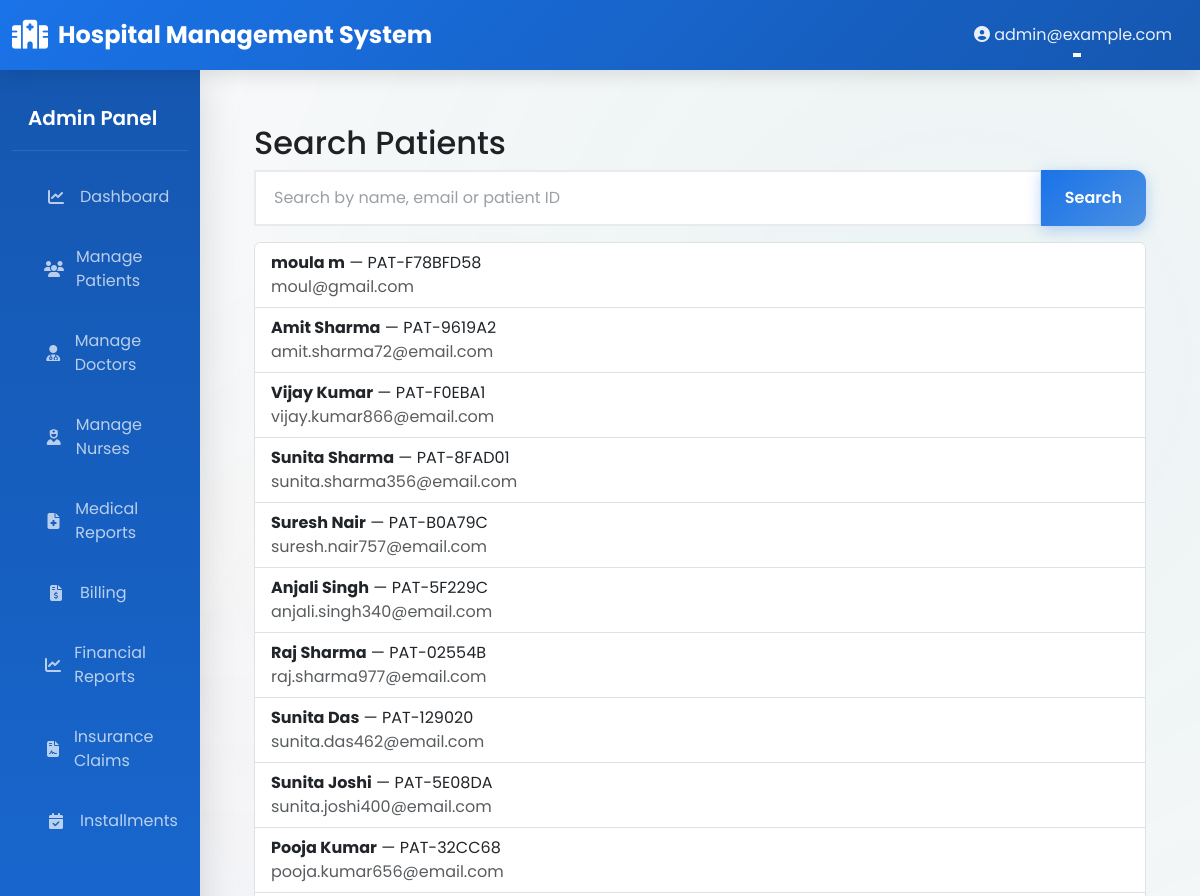
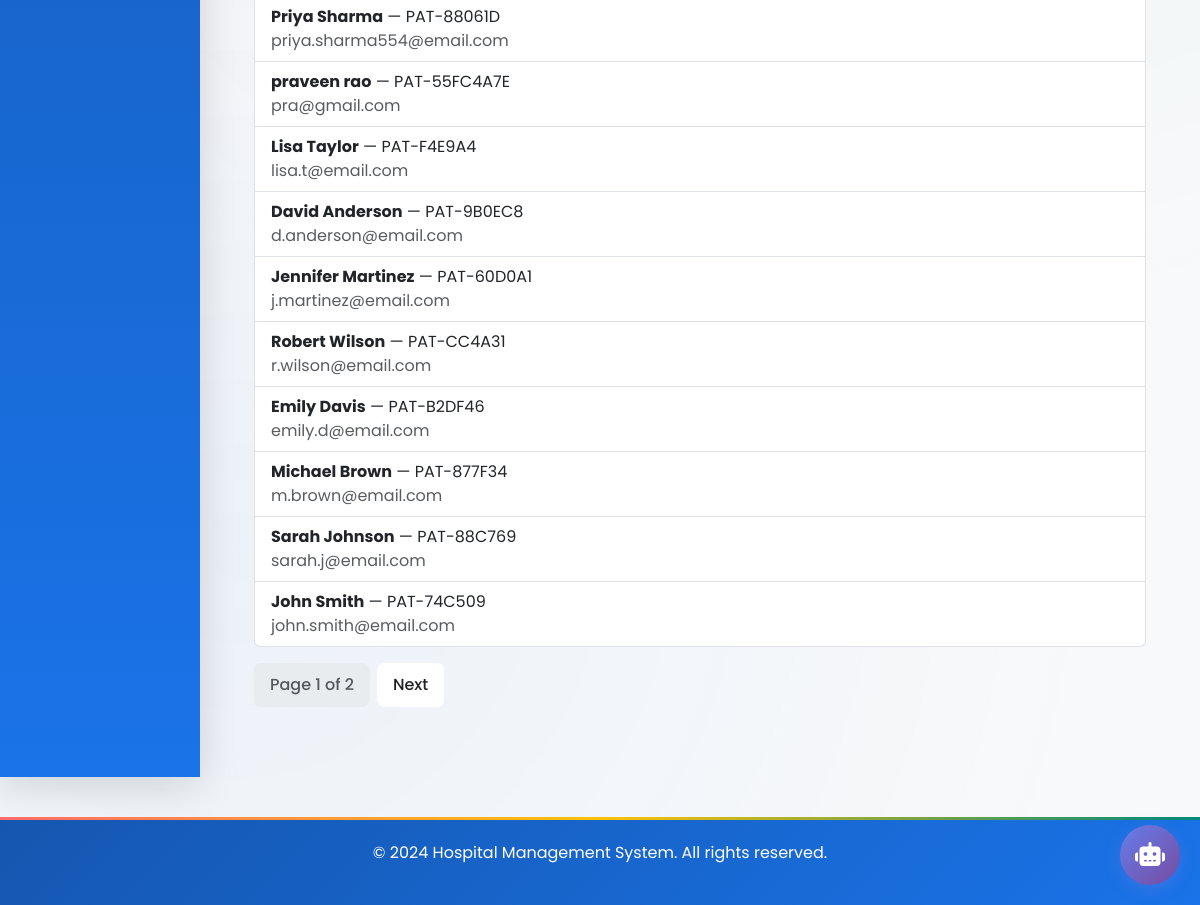
The app's page /reception/search-patient/ (signed in) with its own data (2 pictures, top to bottom).
### accounts/models.py (models this page shows, shortened)
class CustomUser(AbstractUser):
    ROLE_CHOICES = (
        ('ADMIN', 'Administrator'),
        ('DOCTOR', 'Doctor'),
        ('NURSE', 'Nurse'),
        ('PHARMACIST', 'Pharmacist'),
        ('RECEPTIONIST', 'Receptionist'),
        ('PATIENT', 'Patient'),
    )
    role = models.CharField(max_length=20, choices=ROLE_CHOICES, default='PATIENT')
    phone = models.CharField(max_length=20, blank=True, null=True)
    address = models.TextField(blank=True, null=True)
    city = models.CharField(max_length=100, blank=True, null=True)
    state = models.CharField(max_length=100, blank=True, null=True)
    profile_picture = models.ImageField(upload_to='profile_pictures/', blank=True, null=True)
    created_at = models.DateTimeField(auto_now_add=True)
    updated_at = models.DateTimeField(auto_now=True)
    is_active_user = models.BooleanField(default=True)
    class Meta:
        ordering = ['-created_at']
        indexes = [
            models.Index(fields=['role']),
            models.Index(fields=['email']),
        ]

class Patient(models.Model):
    BLOOD_GROUP_CHOICES = (
        ('A+', 'A+'),
        ('A-', 'A-'),
        ('B+', 'B+'),
        ('B-', 'B-'),
        ('AB+', 'AB+'),
        ('AB-', 'AB-'),
        ('O+', 'O+'),
        ('O-', 'O-'),
    )
    GENDER_CHOICES = (
        ('M', 'Male'),
        ('F', 'Female'),
        ('O', 'Other'),
    )
    STATUS_CHOICES = (
        ('ADMITTED', 'Admitted'),
        ('DISCHARGED', 'Discharged'),
        ('OUTPATIENT', 'Outpatient'),
    )
    user = models.OneToOneField(CustomUser, on_delete=models.CASCADE, related_name='patient_profile')
    patient_id = models.CharField(max_length=50, unique=True)
    date_of_birth = models.DateField()
    gender = models.CharField(max_length=1, choices=GENDER_CHOICES)
    blood_group = models.CharField(max_length=5, choices=BLOOD_GROUP_CHOICES, blank=True, null=True)
    emergency_contact = models.CharField(max_length=20)
    emergency_contact_name = models.CharField(max_length=100)
    allergies = models.TextField(blank=True, null=True)
    medical_history = models.TextField(blank=True, null=True)
    assigned_doctor = models.ForeignKey(Doctor, on_delete=models.SET_NULL, null=True, blank=True,
                                        related_name='patients')
    assigned_nurse = models.ForeignKey(Nurse, on_delete=models.SET_NULL, null=True, blank=True,
                                       related_name='patients')
    admission_status = models.CharField(max_length=20, choices=STATUS_CHOICES, default='OUTPATIENT')
    admission_date = models.DateTimeField(null=True, blank=True)
    discharge_date = models.DateTimeField(null=True, blank=True)
    discharge_summary = models.TextField(blank=True, null=True)
    created_at = models.DateTimeField(auto_now_add=True)
    updated_at = models.DateTimeField(auto_now=True)
    class Meta:
        ordering = ['-created_at']
        indexes = [
            models.Index(fields=['patient_id']),
            models.Index(fields=['admission_status']),
        ]

### reception/views.py (the view, shortened to what this page needs)
# urls.py: path('search-patient/', views.ReceptionSearchPatientView.as_view(), name='search_patient'),
class ReceptionSearchPatientView(LoginRequiredMixin, UserPassesTestMixin, ListView):
    model = Patient
    template_name = 'reception/search_patient.html'
    context_object_name = 'patients'
    paginate_by = 20
    def test_func(self):
        return self.request.user.role in ['ADMIN', 'RECEPTIONIST']
    def get_queryset(self):
        queryset = Patient.objects.select_related('user', 'assigned_doctor')
        search_query = self.request.GET.get('q', '')
        return queryset.order_by('-created_at')
    def get_context_data(self, **kwargs):
        context = super().get_context_data(**kwargs)
        context['search_query'] = self.request.GET.get('q', '')
        return context

### templates/reception/search_patient.html (shortened to what this page needs)
{% extends "base.html" %}
{% block content %}
<div class="container py-4">
  <h2>Search Patients</h2>
  <form method="get" class="mb-3">
    <div class="input-group">
      <input type="text" name="q" value="{{ search_query }}" class="form-control" placeholder="Search by name, email or patient ID">
      <button class="btn btn-primary" type="submit">Search</button>
    </div>
  </form>
  {% if patients %}
    <ul class="list-group">
      {% for patient in patients %}
        <li class="list-group-item">
          <strong>{{ patient.user.get_full_name }}</strong> — {{ patient.patient_id }}
          <div class="text-muted">{{ patient.user.email }}</div>
        </li>
      {% endfor %}
    </ul>
    {% if is_paginated %}
      <nav class="mt-3">
        <ul class="pagination">
          <li class="page-item disabled"><span class="page-link">Page {{ page_obj.number }} of {{ page_obj.paginator.num_pages }}</span></li>
          {% if page_obj.has_next %}
            <li class="page-item"><a class="page-link" href="?q={{ search_query }}&page={{ page_obj.next_page_number }}">Next</a></li>
          {% endif %}
        </ul>
      </nav>
    {% endif %}
  {% else %}
    <p>No patients found.</p>
  {% endif %}
</div>
{% endblock %}

### templates/base.html (shortened to what this page needs)
{% load static %}
<!DOCTYPE html>
<html lang="en">
<head>
    <link href="https://cdn.jsdelivr.net/npm/bootstrap@5.3.0/dist/css/bootstrap.min.css" rel="stylesheet">
    <link rel="stylesheet" href="https://cdnjs.cloudflare.com/ajax/libs/font-awesome/6.4.0/css/all.min.css">
    <link rel="stylesheet" href="{% static 'css/custom.css' %}">
</head>
<body>
    <nav class="navbar navbar-expand-lg navbar-dark sticky-top">
        <div class="container-fluid">
            <a class="navbar-brand" href="{% url 'home' %}">
                <i class="fas fa-hospital"></i> Hospital Management System
            </a>
            <div class="collapse navbar-collapse" id="navbarNav">
                <ul class="navbar-nav ms-auto">
                    {% if user.is_authenticated %}
                    <li class="nav-item dropdown">
                        <a class="nav-link dropdown-toggle" href="#" id="userDropdown" role="button" data-bs-toggle="dropdown">
                            <i class="fas fa-user-circle"></i> {{ user.get_full_name|default:user.email }}
                        </a>
                    </li>
                    {% else %}
                    <li class="nav-item">
                        <a class="nav-link" href="{% url 'accounts:role_choice' %}">Login</a>
                    </li>
                    {% endif %}
                </ul>
            </div>
        </div>
    </nav>
    <div class="container-fluid">
        <div class="row">
            {% if user.is_authenticated %}
            <nav class="col-md-2 d-md-block bg-light sidebar">
                <div class="position-sticky pt-3">
                    {% if user.role == 'ADMIN' %}
                        <h5 class="px-3 text-white mb-3">Admin Panel</h5>
                        <ul class="nav flex-column">
                            <li class="nav-item">
                                <a class="nav-link" href="{% url 'dashboard:admin_dashboard' %}">
                                    <i class="fas fa-chart-line"></i> Dashboard
                                </a>
                            </li>
                            <li class="nav-item">
                                <a class="nav-link" href="{% url 'patients:patient_list' %}">
                                    <i class="fas fa-users"></i> Manage Patients
                                </a>
                            </li>
                            <li class="nav-item">
                                <a class="nav-link" href="{% url 'doctors:doctor_list' %}">
                                    <i class="fas fa-user-md"></i> Manage Doctors
                                </a>
                            </li>
                            <li class="nav-item">
                                <a class="nav-link" href="{% url 'nurses:nurse_list' %}">
                                    <i class="fas fa-user-nurse"></i> Manage Nurses
                                </a>
                            </li>
                            <li class="nav-item">
                                <a class="nav-link" href="{% url 'reports:medical_report_list' %}">
                                    <i class="fas fa-file-medical"></i> Medical Reports
                                </a>
                            </li>
                            <li class="nav-item">
                                <a class="nav-link" href="{% url 'billing:billing_list' %}">
                                    <i class="fas fa-file-invoice-dollar"></i> Billing
                                </a>
                            </li>
                            <li class="nav-item">
                                <a class="nav-link" href="{% url 'billing:financial_reports' %}">
                                    <i class="fas fa-chart-line"></i> Financial Reports
                                </a>
                            </li>
                            <li class="nav-item">
                                <a class="nav-link" href="{% url 'billing:insurance_claim_list' %}">
                                    <i class="fas fa-file-contract"></i> Insurance Claims
                                </a>
                            </li>
                            <li class="nav-item">
                                <a class="nav-link" href="{% url 'billing:installment_plan_list' %}">
                                    <i class="fas fa-calendar-check"></i> Installments
                                </a>
                            </li>
                        </ul>
                    {% endif %}
                </div>
            </nav>
            {% endif %}
            <main class="col-md-{% if user.is_authenticated %}10{% else %}12{% endif %}">
                <div class="main-content">
                    {% block content %}{% endblock %}
                </div>
            </main>
        </div>
    </div>
    <footer class="footer">
        <p>&copy; 2024 Hospital Management System. All rights reserved.</p>
    </footer>
    {% if user.is_authenticated %}
    <div id="chat-widget">
        <button id="chat-toggle-btn" class="chat-toggle-btn" onclick="toggleChat()">
            <i class="fas fa-robot"></i>
        </button>
    </div>
    {% endif %}
</body>
</html>

### templates/base.html (style rules this page uses)
#chat-widget { position: fixed; bottom: 20px; right: 20px; z-index: 1000; }
.chat-toggle-btn { width: 60px; height: 60px; border-radius: 50%; background: linear-gradient(135deg, #667eea 0%, #764ba2 100%); border: none; color: white; font-size: 24px; cursor: pointer; box-shadow: 0 4px 15px rgba(102, 126, 234, 0.4); transition: transform 0.3s; }

### records on screen
CustomUser: get_full_name "admin@example.com"
Patient: user.get_full_name "moula m", patient_id "PAT-F78BFD58", user.email "moul@gmail.com"
Patient: user.get_full_name "Amit Sharma", patient_id "PAT-9619A2", user.email "amit.sharma72@email.com"
Patient: user.get_full_name "Vijay Kumar", patient_id "PAT-F0EBA1", user.email "vijay.kumar866@email.com"
Patient: user.get_full_name "Sunita Sharma", patient_id "PAT-8FAD01", user.email "sunita.sharma356@email.com"
Patient: user.get_full_name "Suresh Nair", patient_id "PAT-B0A79C", user.email "suresh.nair757@email.com"
Patient: user.get_full_name "Anjali Singh", patient_id "PAT-5F229C", user.email "anjali.singh340@email.com"
Patient: user.get_full_name "Raj Sharma", patient_id "PAT-02554B", user.email "raj.sharma977@email.com"
Patient: user.get_full_name "Sunita Das", patient_id "PAT-129020", user.email "sunita.das462@email.com"
Patient: user.get_full_name "Sunita Joshi", patient_id "PAT-5E08DA", user.email "sunita.joshi400@email.com"
Patient: user.get_full_name "Pooja Kumar", patient_id "PAT-32CC68", user.email "pooja.kumar656@email.com"
Patient: user.get_full_name "Priya Sharma", patient_id "PAT-88061D", user.email "priya.sharma554@email.com"
Patient: user.get_full_name "praveen rao", patient_id "PAT-55FC4A7E", user.email "pra@gmail.com"
Patient: user.get_full_name "Lisa Taylor", patient_id "PAT-F4E9A4", user.email "lisa.t@email.com"
Patient: user.get_full_name "David Anderson", patient_id "PAT-9B0EC8", user.email "d.anderson@email.com"
Patient: user.get_full_name "Jennifer Martinez", patient_id "PAT-60D0A1", user.email "j.martinez@email.com"
Patient: user.get_full_name "Robert Wilson", patient_id "PAT-CC4A31", user.email "r.wilson@email.com"
Patient: user.get_full_name "Emily Davis", patient_id "PAT-B2DF46", user.email "emily.d@email.com"
Patient: user.get_full_name "Michael Brown", patient_id "PAT-877F34", user.email "m.brown@email.com"
Patient: user.get_full_name "Sarah Johnson", patient_id "PAT-88C769", user.email "sarah.j@email.com"
Patient: user.get_full_name "John Smith", patient_id "PAT-74C509", user.email "john.smith@email.com"

### other values on screen
{{ page_obj.number }} "1"
{{ page_obj.paginator.num_pages }} "2"
